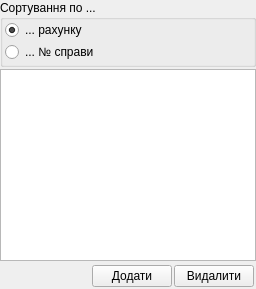
  <widget class="QDockWidget" name="dockWidget_spravy_subs">
   <property name="features">
    <set>QDockWidget::DockWidgetFloatable|QDockWidget::DockWidgetMovable</set>
   </property>
   <property name="windowTitle">
    <string>Таблиця СПРАВИ СУБСИДІЇ</string>
   </property>
   <attribute name="dockWidgetArea">
    <number>1</number>
   </attribute>
   <widget class="QWidget" name="dockWidgetContents_5">
    <layout class="QGridLayout">
     <property name="horizontalSpacing">
      <number>0</number>
     </property>
     <property name="verticalSpacing">
      <number>2</number>
     </property>
     <property name="margin">
      <number>0</number>
     </property>
     <item row="0" column="0">
      <layout class="QVBoxLayout">
       <property name="spacing">
        <number>2</number>
       </property>
       <property name="margin">
        <number>0</number>
       </property>
       <item>
        <widget class="QGroupBox" name="groupBox_spravy_subs_sort">
         <property name="statusTip">
          <string>Способи сортування</string>
         </property>
         <property name="title">
          <string>Сортування по ...</string>
         </property>
         <layout class="QGridLayout">
          <property name="leftMargin">
           <number>2</number>
          </property>
          <property name="topMargin">
           <number>0</number>
          </property>
          <property name="rightMargin">
           <number>2</number>
          </property>
          <property name="bottomMargin">
           <number>2</number>
          </property>
          <property name="spacing">
           <number>2</number>
          </property>
          <item row="1" column="0">
           <widget class="QRadioButton" name="radioButton_spravy_subs_sort_spravy">
            <property name="text">
             <string>... № справи</string>
            </property>
           </widget>
          </item>
          <item row="0" column="0">
           <widget class="QRadioButton" name="radioButton_spravy_subs_sort_ruh">
            <property name="text">
             <string>... рахунку</string>
            </property>
            <property name="checked">
             <bool>true</bool>
            </property>
           </widget>
          </item>
         </layout>
        </widget>
       </item>
       <item>
        <widget class="QTableView" name="tableView_spravy_subs">
         <property name="focusPolicy">
          <enum>Qt::ClickFocus</enum>
         </property>
         <property name="statusTip">
          <string>Таблиця СПРАВИ СУБСИДІЇ</string>
         </property>
         <property name="sortingEnabled">
          <bool>true</bool>
         </property>
        </widget>
       </item>
       <item>
        <layout class="QHBoxLayout">
         <property name="spacing">
          <number>2</number>
         </property>
         <property name="margin">
          <number>2</number>
         </property>
         <item>
          <spacer name="horizontalSpacer_9">
           <property name="orientation">
            <enum>Qt::Horizontal</enum>
           </property>
           <property name="sizeHint" stdset="0">
            <size>
             <width>40</width>
             <height>20</height>
            </size>
           </property>
          </spacer>
         </item>
         <item>
          <widget class="QPushButton" name="pushButton_add_spravy_subs">
           <property name="focusPolicy">
            <enum>Qt::ClickFocus</enum>
           </property>
           <property name="statusTip">
            <string>Додати новий запис</string>
           </property>
           <property name="text">
            <string>Додати</string>
           </property>
           <property name="icon">
            <iconset resource="tke/tke_rc">
             <normaloff>:/pictures/pictures/redplus.png</normaloff>:/pictures/pictures/redplus.png</iconset>
           </property>
           <property name="iconSize">
            <size>
             <width>12</width>
             <height>12</height>
            </size>
           </property>
           <property name="flat">
            <bool>false</bool>
           </property>
          </widget>
         </item>
         <item>
          <widget class="QPushButton" name="pushButton_del_spravy_subs">
           <property name="focusPolicy">
            <enum>Qt::ClickFocus</enum>
           </property>
           <property name="statusTip">
            <string>Видалити позначений запис</string>
           </property>
           <property name="text">
            <string>Видалити</string>
           </property>
           <property name="icon">
            <iconset resource="tke/tke_rc">
             <normaloff>:/pictures/pictures/redminus.png</normaloff>:/pictures/pictures/redminus.png</iconset>
           </property>
           <property name="iconSize">
            <size>
             <width>12</width>
             <height>12</height>
            </size>
           </property>
          </widget>
         </item>
        </layout>
       </item>
      </layout>
     </item>
    </layout>
   </widget>
  </widget>
